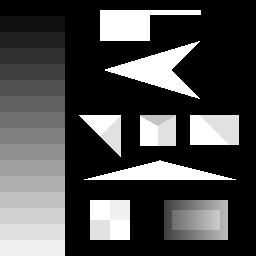
#> input picture 2016/Computer Vision IC Examples/test.jpg, 256 x 256 px
$ python corner-response.py   (Python 2 division)   (older library calls are emulated)
#> lines starting #> are read from the running program, lines starting #| are printed output that depends on the picture; after the words box and inside, x2 and y2 are one past the last pixel; in counts of white or black regions, pixels touching at a corner belong together
import cv2
import numpy as np
import matplotlib.pyplot as plt
import scipy as sp
from scipy import signal

img = cv2.imread("test.jpg")
#> img is the input picture: shape (256, 256, 3); min 0, max 255, mean 75.3
img = cv2.cvtColor(img, cv2.COLOR_BGR2GRAY)
#> img: shape (256, 256)

#dx = np.array([1,-1])
#dx = dx.reshape(2,1)
#dy = dx.T

print img.shape
#| (256, 256)

Ix = cv2.Sobel(img, cv2.CV_64F, 1, 0, ksize=5)
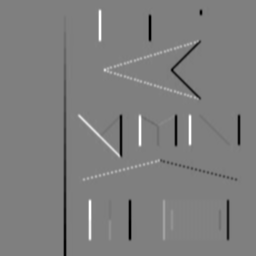
#> Ix: shape (256, 256) float64; min -12208, max 12240, mean -60; drawn with min black and max white
Iy = cv2.Sobel(img, cv2.CV_64F, 0, 1, ksize=5)
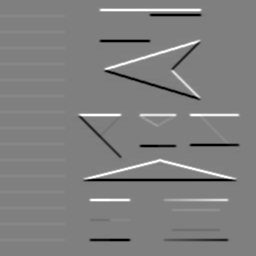
#> Iy: shape (256, 256) float64; min -12240, max 12240, mean 30.5; drawn with min black and max white
#Iy = signal.convolve2d(img, dy, mode='same', boundary='fill')


cv2.imshow("test", Ix)
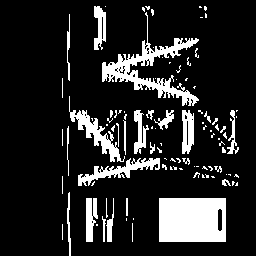
#> window 'test': shape (256, 256); 15% white; 99 white regions (73 under 20 px), largest, box (x1, y1, x2, y2) and area: (159, 198, 226, 242) 2864, (102, 12, 199, 106) 2016, (69, 96, 125, 162) 837

$ run again, with 2016/Computer Vision IC Examples/road.jpg copied over 2016/Computer Vision IC Examples/test.jpg
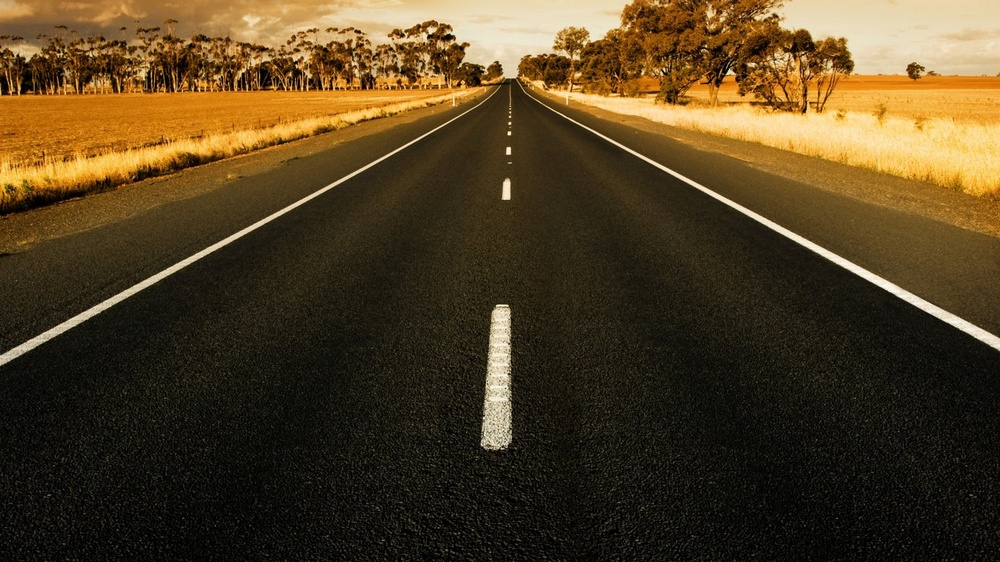
#> input picture 2016/Computer Vision IC Examples/road.jpg, 1000 x 562 px, shrunk from 1366 x 768 before the run
#> img is the input picture: shape (562, 1000, 3); mean B, G, R 34.1, 62.7, 80.2
#> img: shape (562, 1000)
#| (562, 1000)
#> `Iy = cv2.Sobel(img, cv2.CV_64F, 0, 1, ksize=5)`:
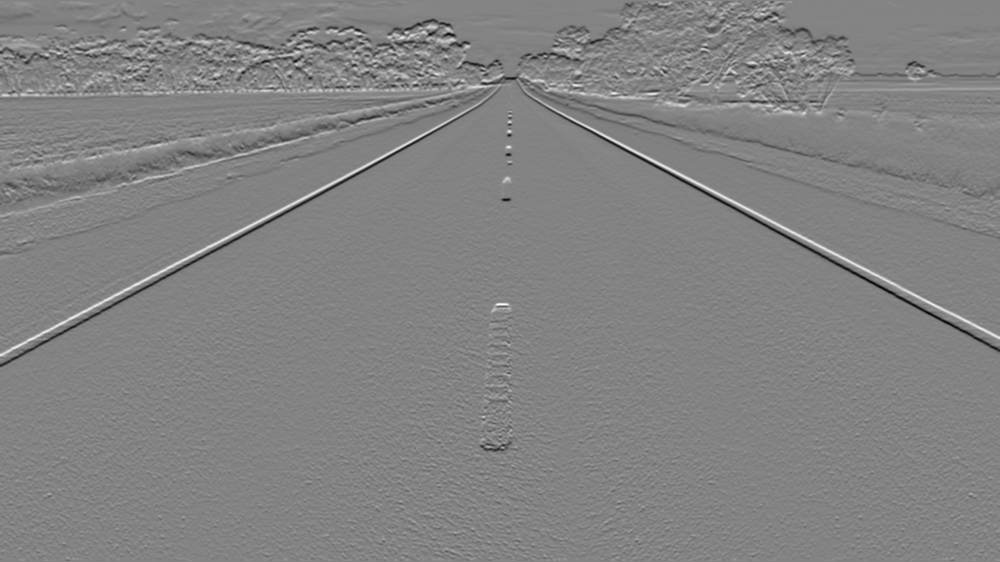
#> Iy: shape (562, 1000) float64; min -9762, max 9198, mean -35.7; drawn with min black and max white
#> `cv2.imshow("test", Ix)`:
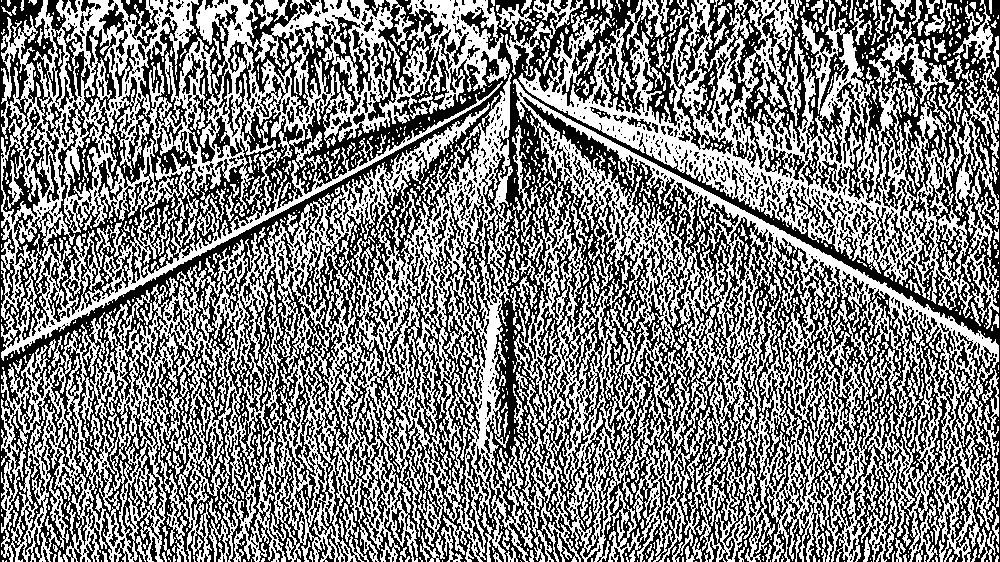
#> window 'test': shape (562, 1000); 50.1% white; 1546 black regions (1187 under 20 px), largest, box (x1, y1, x2, y2) and area: (0, 0, 1000, 562) 241826, (801, 81, 874, 203) 1943, (122, 443, 164, 562) 1508
